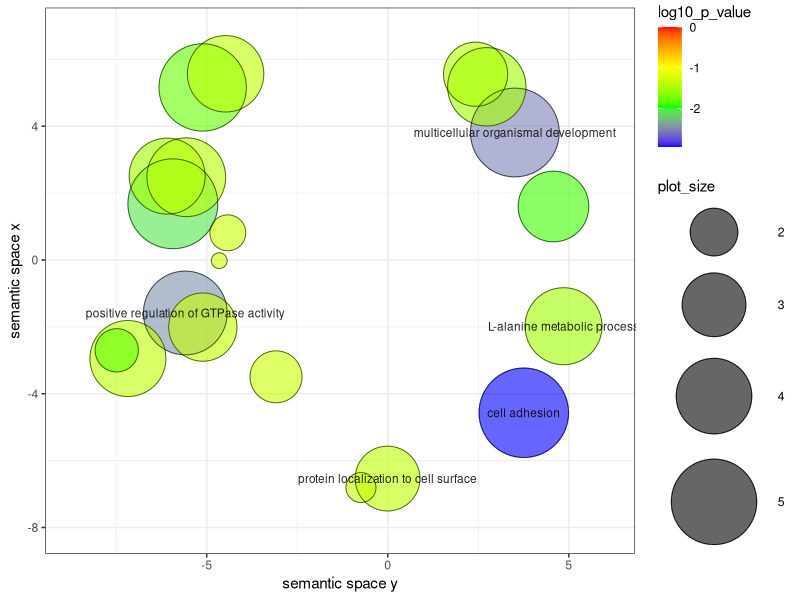

Write the R code that produced this figure.


# A plotting R script produced by the REVIGO server at http://revigo.irb.hr/
# If you found REVIGO useful in your work, please cite the following reference:
# Supek F et al. "REVIGO summarizes and visualizes long lists of Gene Ontology
# terms" PLoS ONE 2011. doi:10.1371/journal.pone.0021800


# --------------------------------------------------------------------------
# If you don't have the ggplot2 package installed, uncomment the following line:
# install.packages( "ggplot2" );
library( ggplot2 );
# --------------------------------------------------------------------------
# If you don't have the scales package installed, uncomment the following line:
# install.packages( "scales" );
library( scales );


# --------------------------------------------------------------------------
# Here is your data from REVIGO. Scroll down for plot configuration options.

revigo.names <- c("term_ID","description","frequency_%","plot_X","plot_Y","plot_size","log10_p_value","uniqueness","dispensability");
revigo.data <- rbind(c("GO:0007155","cell adhesion", 0.564, 3.756,-4.569, 5.448,-2.9444,0.922,0.000),
c("GO:0007275","multicellular organismal development", 0.460, 3.508, 3.812, 5.360,-2.5363,0.647,0.000),
c("GO:0034394","protein localization to cell surface", 0.002,-0.007,-6.537, 3.080,-1.3970,0.860,0.000),
c("GO:0043547","positive regulation of GTPase activity", 0.130,-5.591,-1.585, 4.811,-2.4735,0.604,0.000),
c("GO:0042851","L-alanine metabolic process", 0.027, 4.853,-1.981, 4.132,-1.5437,0.852,0.042),
c("GO:0045786","negative regulation of cell cycle", 0.022,-7.176,-2.947, 4.037,-1.3970,0.677,0.219),
c("GO:0007166","cell surface receptor signaling pathway", 0.621,-5.935, 1.680, 5.490,-2.0751,0.573,0.282),
c("GO:0044861","protein transport into plasma membrane raft", 0.000,-0.741,-6.805, 1.362,-1.3260,0.796,0.394),
c("GO:0051607","defense response to virus", 0.321,-5.112, 5.160, 5.203,-1.7943,0.705,0.409),
c("GO:0009409","response to cold", 0.024,-4.478, 5.567, 4.074,-1.3884,0.752,0.434),
c("GO:0007218","neuropeptide signaling pathway", 0.022,-6.092, 2.507, 4.035,-1.5147,0.600,0.465),
c("GO:1904263","positive regulation of TORC1 signaling", 0.000,-4.418, 0.812, 1.519,-1.3260,0.606,0.474),
c("GO:0050873","brown fat cell differentiation", 0.002, 2.425, 5.554, 3.033,-1.4215,0.787,0.526),
c("GO:0061400","positive regulation of transcription from RNA polymerase II promoter in response to calcium ion", 0.000,-4.654,-0.021, 1.204,-1.3260,0.645,0.527),
c("GO:1990001","inhibition of cysteine-type endopeptidase activity involved in apoptotic process", 0.000,-7.484,-2.701, 1.792,-1.8055,0.658,0.572),
c("GO:0007169","transmembrane receptor protein tyrosine kinase signaling pathway", 0.040,-5.564, 2.474, 4.300,-1.4141,0.576,0.621),
c("GO:0030855","epithelial cell differentiation", 0.036, 2.734, 5.179, 4.258,-1.5211,0.771,0.638),
c("GO:0006941","striated muscle contraction", 0.007, 4.576, 1.599, 3.554,-1.8940,0.679,0.649),
c("GO:0031398","positive regulation of protein ubiquitination", 0.005,-5.107,-2.008, 3.351,-1.3482,0.636,0.686),
c("GO:1903078","positive regulation of protein localization to plasma membrane", 0.000,-3.086,-3.494, 2.225,-1.3260,0.603,0.692));

one.data <- data.frame(revigo.data);
names(one.data) <- revigo.names;
one.data <- one.data [(one.data$plot_X != "null" & one.data$plot_Y != "null"), ];
one.data$plot_X <- as.numeric( as.character(one.data$plot_X) );
one.data$plot_Y <- as.numeric( as.character(one.data$plot_Y) );
one.data$plot_size <- as.numeric( as.character(one.data$plot_size) );
one.data$log10_p_value <- as.numeric( as.character(one.data$log10_p_value) );
one.data$frequency <- as.numeric( as.character(one.data$frequency) );
one.data$uniqueness <- as.numeric( as.character(one.data$uniqueness) );
one.data$dispensability <- as.numeric( as.character(one.data$dispensability) );
#head(one.data);


# --------------------------------------------------------------------------
# Names of the axes, sizes of the numbers and letters, names of the columns,
# etc. can be changed below

p1 <- ggplot( data = one.data );
p1 <- p1 + geom_point( aes( plot_X, plot_Y, colour = log10_p_value, size = plot_size), alpha = I(0.6) ) + scale_size_area();
p1 <- p1 + scale_colour_gradientn( colours = c("blue", "green", "yellow", "red"), limits = c( min(one.data$log10_p_value), 0) );
p1 <- p1 + geom_point( aes(plot_X, plot_Y, size = plot_size), shape = 21, fill = "transparent", colour = I (alpha ("black", 0.6) )) + scale_size_area();
p1 <- p1 + scale_size( range=c(5, 30)) + theme_bw(); # + scale_fill_gradientn(colours = heat_hcl(7), limits = c(-300, 0) );
ex <- one.data [ one.data$dispensability < 0.15, ]; 
p1 <- p1 + geom_text( data = ex, aes(plot_X, plot_Y, label = description), colour = I(alpha("black", 0.85)), size = 3 );
p1 <- p1 + labs (y = "semantic space x", x = "semantic space y");
p1 <- p1 + theme(legend.key = element_blank()) ;
one.x_range = max(one.data$plot_X) - min(one.data$plot_X);
one.y_range = max(one.data$plot_Y) - min(one.data$plot_Y);
p1 <- p1 + xlim(min(one.data$plot_X)-one.x_range/10,max(one.data$plot_X)+one.x_range/10);
p1 <- p1 + ylim(min(one.data$plot_Y)-one.y_range/10,max(one.data$plot_Y)+one.y_range/10);



# --------------------------------------------------------------------------
# Output the plot to screen

p1;

# Uncomment the line below to also save the plot to a file.
# The file type depends on the extension (default=pdf).

# ggsave("C:/Users/path_to_your_file/revigo-plot.pdf");
